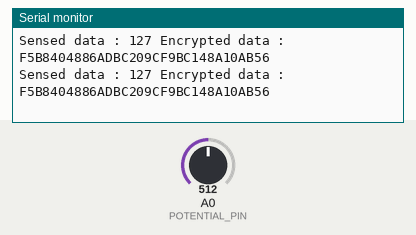
Recording of a sketch running on a simulated Arduino Mega 2560, built with avr-gcc and run on an emulated ATmega2560. On the bench: the last lines printed to the serial monitor. The test bench sets the inputs (shaded band); at power-on: A0 (POTENTIAL_PIN) = 512.

Above: at 1.3 s.
1.4 s: A0 (POTENTIAL_PIN) set to 716
At 1.9 s:
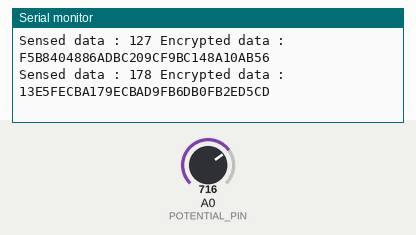
3.5 s: A0 (POTENTIAL_PIN) set to 900
At 4.0 s:
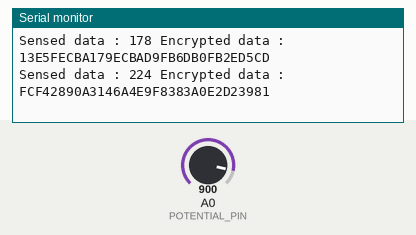
5.5 s: A0 (POTENTIAL_PIN) set to 1023
At 6.0 s:
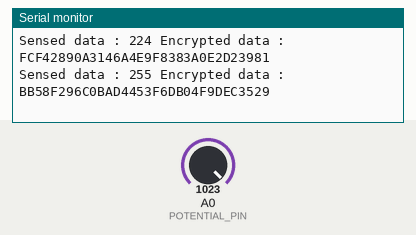
7.5 s: A0 (POTENTIAL_PIN) set to 306
At 7.9 s:
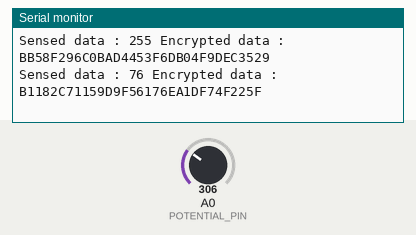
9.5 s: A0 (POTENTIAL_PIN) set to 122
At 10.0 s:
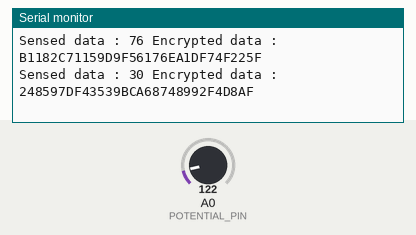
11.6 s: A0 (POTENTIAL_PIN) set to 0
At 12.0 s:
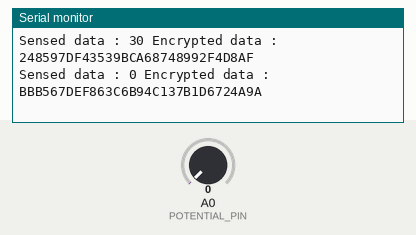

The sketch:

Transmitter.ino
```cpp
#include "aes.c"
#include "aes.h"

// Global variables for data
// It is assumed that the data is 1 byte and only 1 AES block is required
uint8_t plainText;
uint8_t cipherText[AES_BLOCKLEN];
// uint8_t HMAC[HMAC_SHA1_HASH_SIZE];

// Global variables for CAN transmission
#define MESSAGE_ID_1 0x056
#define MESSAGE_ID_2 0x057

void setup() {
  Serial.begin(9600);
  initSensor();
  initEncrypt();
  initCAN();
}

void loop() {
  sense(&plainText);
  encryptData(&plainText, cipherText);
  // computeHMAC(cipherText, HMAC);
  sendData(cipherText, MESSAGE_ID_1, MESSAGE_ID_2);
}
```

Authenticate.ino
```cpp
void computeHMAC(uint8_t message, uint8_t output) {
}
```

Communication.ino
```cpp
#include <SPI.h>
#include <mcp2515.h>

#define CAN_MESSAGE_LENGTH 8
#define MCP2515_CS_PIN 53

struct can_frame CANMessage;
MCP2515 mcp2515(MCP2515_CS_PIN);

void initCAN() {
  SPI.begin();
  mcp2515.reset();
  mcp2515.setBitrate(CAN_500KBPS, MCP_8MHZ);
  mcp2515.setNormalMode();
}

void sendData(uint8_t* data, int messageId1, int messageId2) {
  // Since data is 16 bytes, it needs to be split in 2 parts and sent to the node
  // Send the first frame
  CANMessage.can_id = messageId1;
  CANMessage.can_dlc = CAN_MESSAGE_LENGTH;
  for (size_t index = 0; index < CAN_MESSAGE_LENGTH; index++)
    CANMessage.data[index] = data[index];
  mcp2515.sendMessage(&CANMessage);

  delay(250);

  // Send the second frame
  CANMessage.can_id = messageId2;
  CANMessage.can_dlc = CAN_MESSAGE_LENGTH;
  for (size_t index = 0; index < CAN_MESSAGE_LENGTH; index++)
    CANMessage.data[index] = data[CAN_MESSAGE_LENGTH + index];
  mcp2515.sendMessage(&CANMessage);

  delay(250);
}
```

Encryption.ino
```cpp
struct AES_ctx context;
uint8_t key[16] = {
  0x2D, 0xC6, 0x0D, 0xE1, 0x9E, 0x32, 0x8B, 0x39,
  0x62, 0x7B, 0x5A, 0xF6, 0x2E, 0x03, 0x75, 0x80
};
uint8_t paddedPlainText[AES_BLOCKLEN];

void initEncrypt() {
  AES_init_ctx(&context, key);
}

// Pad the data to AES Block length
void padData(uint8_t* plainText, uint8_t* paddedPlainText) {
  size_t originalLength = 1;
  size_t paddedLength = (originalLength / AES_BLOCKLEN + 1) * AES_BLOCKLEN;
  uint8_t paddingValue = paddedLength - originalLength;

  for (size_t index = 0; index < originalLength; index++)
    paddedPlainText[index] = plainText[index];
  for (size_t index = originalLength; index < paddedLength; index++)
    paddedPlainText[index] = paddingValue;
}

// Encrypt the data
void encryptData(uint8_t* plainText, uint8_t* cipherText) {
  // Pad the data if required
  padData(plainText, paddedPlainText);

  Serial.print(" Encrypted data : ");
  for (size_t index = 0; index < AES_BLOCKLEN; index++)
    cipherText[index] = paddedPlainText[index];
  AES_ECB_encrypt(&context, cipherText);
  for (size_t index = 0; index < AES_BLOCKLEN; index++)
    Serial.print(cipherText[index], HEX);
  Serial.println();
}
```

Sensor.ino
```cpp
#define POTENTIAL_PIN A0
int potentialValue;

void initSensor() {
  pinMode(POTENTIAL_PIN, INPUT);
}

void sense(uint8_t* plainText) {
  potentialValue = analogRead(POTENTIAL_PIN);
  potentialValue = map(potentialValue, 0, 1023, 0, 255);
  *plainText = (uint8_t)potentialValue;
  Serial.print("Sensed data : " + String(*plainText));
}
```

aes.h
```cpp
#ifndef _AES_H_
#define _AES_H_

#include <stdint.h>
#include <stddef.h>

// #define the macros below to 1/0 to enable/disable the mode of operation.
//
// CBC enables AES encryption in CBC-mode of operation.
// CTR enables encryption in counter-mode.
// ECB enables the basic ECB 16-byte block algorithm. All can be enabled simultaneously.

// The #ifndef-guard allows it to be configured before #include'ing or at compile time.
#ifndef CBC
  #define CBC 1
#endif

#ifndef ECB
  #define ECB 1
#endif

#ifndef CTR
  #define CTR 1
#endif


#define AES128 1
//#define AES192 1
//#define AES256 1

#define AES_BLOCKLEN 16 // Block length in bytes - AES is 128b block only

#if defined(AES256) && (AES256 == 1)
    #define AES_KEYLEN 32
    #define AES_keyExpSize 240
#elif defined(AES192) && (AES192 == 1)
    #define AES_KEYLEN 24
    #define AES_keyExpSize 208
#else
    #define AES_KEYLEN 16   // Key length in bytes
    #define AES_keyExpSize 176
#endif

struct AES_ctx
{
  uint8_t RoundKey[AES_keyExpSize];
#if (defined(CBC) && (CBC == 1)) || (defined(CTR) && (CTR == 1))
  uint8_t Iv[AES_BLOCKLEN];
#endif
};

void AES_init_ctx(struct AES_ctx* ctx, const uint8_t* key);
#if (defined(CBC) && (CBC == 1)) || (defined(CTR) && (CTR == 1))
void AES_init_ctx_iv(struct AES_ctx* ctx, const uint8_t* key, const uint8_t* iv);
void AES_ctx_set_iv(struct AES_ctx* ctx, const uint8_t* iv);
#endif

#if defined(ECB) && (ECB == 1)
// buffer size is exactly AES_BLOCKLEN bytes;
// you need only AES_init_ctx as IV is not used in ECB
// NB: ECB is considered insecure for most uses
void AES_ECB_encrypt(const struct AES_ctx* ctx, uint8_t* buf);
void AES_ECB_decrypt(const struct AES_ctx* ctx, uint8_t* buf);

#endif // #if defined(ECB) && (ECB == !)


#if defined(CBC) && (CBC == 1)
// buffer size MUST be mutile of AES_BLOCKLEN;
// Suggest https://en.wikipedia.org/wiki/Padding_(cryptography)#PKCS7 for padding scheme
// NOTES: you need to set IV in ctx via AES_init_ctx_iv() or AES_ctx_set_iv()
//        no IV should ever be reused with the same key
void AES_CBC_encrypt_buffer(struct AES_ctx* ctx, uint8_t* buf, size_t length);
void AES_CBC_decrypt_buffer(struct AES_ctx* ctx, uint8_t* buf, size_t length);

#endif // #if defined(CBC) && (CBC == 1)


#if defined(CTR) && (CTR == 1)

// Same function for encrypting as for decrypting.
// IV is incremented for every block, and used after encryption as XOR-compliment for output
// Suggesting https://en.wikipedia.org/wiki/Padding_(cryptography)#PKCS7 for padding scheme
// NOTES: you need to set IV in ctx with AES_init_ctx_iv() or AES_ctx_set_iv()
//        no IV should ever be reused with the same key
void AES_CTR_xcrypt_buffer(struct AES_ctx* ctx, uint8_t* buf, size_t length);

#endif // #if defined(CTR) && (CTR == 1)


#endif // _AES_H_
```

Source omitted: aes.c (19015 bytes)

Measured:
- after the input at 1.4 s, the serial monitor: prints a new line after 0.12 s (image 1)
- after the input at 3.5 s, the serial monitor: prints a new line at once (image 2)
- after the input at 5.5 s, the serial monitor: prints a new line after 0.06 s (image 3)
- after the input at 7.5 s, the serial monitor: prints a new line after 0.08 s (image 4)
- after the input at 9.5 s, the serial monitor: prints a new line after 0.10 s (image 5)
- after the input at 11.6 s, the serial monitor: prints a new line at once (image 6)
